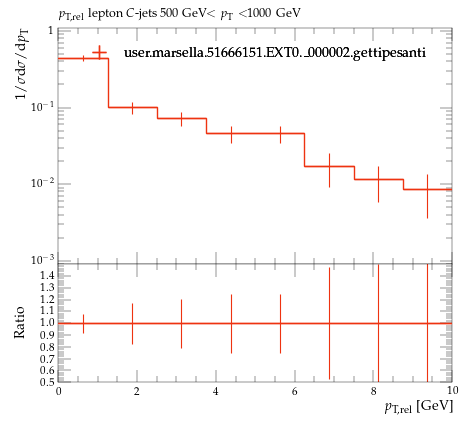

Here is the Python script that generated this plot:
#! /usr/bin/env python

# This Python script was auto-generated using YODA v2.0.2.
# Analysis object: /MC_HFDECAYS/avg_C_jet_l_pTrel_500_1000
# Timestamp: 24-07-2026 (16:40:05)

import matplotlib as mpl
import matplotlib.pyplot as plt
mpl.use('Agg') # comment out for interactive use
import os
import numpy as np

plotDir = os.path.split(os.path.realpath(__file__))[0]
if 'YODA_USER_PLOT_PATH' in globals():
    plot_outdir = globals()['YODA_USER_PLOT_PATH']
else:
    plot_outdir = plotDir

#plot style
plt.style.use(os.path.join(plotDir, '../default.mplstyle'))
# plot metadata
figW, figH = plt.rcParams['figure.figsize']
ax_xLabel = r'$p_\mathrm{T,rel}$ [GeV]'
ax_yLabel = r'$1/\sigma \mathrm{d}\sigma/\mathrm{d}p_\mathrm{T}$'
ax_title  = r'$p_\mathrm{T,rel}$ lepton $C$-jets 500 GeV$<p_\mathrm{T}<$1000 GeV'
ax_xScale = 'linear'
ax_yScale = 'log'
xLims = (0.0, 10.0)
yLims = (0.0009000000000000001, 1.1)

# TeX-friendly labels for the legend
labels = {
    'legend' : ([ r"user.marsella.51666151.EXT0.\_000002.gettipesanti" ], r""),
}

# Adjust canvas width and height
canvasW = 10.0
canvasH = 9.0
figW *= canvasW/10.
figH *= canvasH/9.

# Create figure and axis objects
fig, (ax, ratio0_ax) = plt.subplots(2, 1, sharex=True,
                  figsize=(figW,figH), gridspec_kw={'height_ratios': (6.0, 3.0)})

# Set figure margins
plt.subplots_adjust(
    left   = 1.0 * plt.rcParams['figure.subplot.left'],
    right  = 1.0 * plt.rcParams['figure.subplot.right'],
    top    = 1.0 * plt.rcParams['figure.subplot.top'],
    bottom = 1.0 * plt.rcParams['figure.subplot.bottom'])

ratio0_ax.yaxis.set_major_locator(mpl.ticker.MultipleLocator(0.1))
ratio0_ax.set_ylim(0.5, 1.4999)
ratio0_ax.set_ylabel('Ratio')

# the numerical data is stored in a separate file
dataf = dict()
prefix = os.path.split(__file__)[0]
if prefix:    prefix = prefix + '/'
exec(open(prefix+'avg_C_jet_l_pTrel_500_1000__data.py').read(), dataf)


legend_handles = dict() # keep track of handles for the legend

# style options for curves
# starts at zorder>=5 to draw curve on top of legend
styles = {
  'user.marsella.51666151.EXT0._000002.gettipesanti.yoda.gz': {
    'color' : '#EE3311',
    'linestyle' : '-',
    'linewidth' : 1,
    'marker' : 'none',
    'markersize' : 2,
    'capsize' : 0.0,
    'zorder' : 5,
    'histstyle' : 1,
    'drawstyle' : 'steps-pre',
    'xerrorbars' : 1,
    'yerrorbars' : 1,
    'fillcolor' : None,
    'fillopacity' : 1.0,
    'ratio0_linestyle' : '-',
    'ratio0_linewidth' : 1,
    'ratio0_marker' : 'none',
    'ratio0_markersize' : 2,
    'ratio0_capsize' : 0.0,
    'ratio0_zorder' : 5,
    'ratio0_histstyle' : 1,
    'ratio0_drawstyle' : 'steps-pre',
    'ratio0_xerrorbars' : 1,
    'ratio0_yerrorbars' : 1,
  },
}

# curve from input yoda files in main panel
for label, yvals in dataf['yvals'].items():
    if all(np.isnan(v) for v in dataf['yvals'][label]):
        continue
    tmp = None
    if styles[label]['histstyle']: # draw as histogram
        xpos = dataf['xedges'][label] if styles[label]['drawstyle'] else dataf['xpoints'][label]
        ypos = np.insert(yvals, 0, yvals[0]) if styles[label]['drawstyle'] else yvals
        if styles[label]['fillcolor']: # fill area below curve
            ax.fill_between(xpos, ypos, step='pre',
                            color=styles[label]['fillcolor'],
                            alpha=styles[label]['fillopacity'])
        tmp, = ax.plot(xpos, ypos,
                       color=styles[label]['color'],
                       linestyle=styles[label]['linestyle'],
                       linewidth=styles[label]['linewidth'],
                       drawstyle=styles[label]['drawstyle'], solid_joinstyle='miter',
                       zorder=styles[label]['zorder'], label=label)
    tmp = ax.errorbar(dataf['xpoints'][label], yvals,
                      xerr=np.array(dataf['xerrs'][label])*styles[label]['xerrorbars'],
                      yerr=np.array(dataf['yerrs'][label])*styles[label]['yerrorbars'],
                      fmt=styles[label]['marker'], capsize=styles[label]['capsize'],
                      markersize=styles[label]['markersize'],
                      ecolor=styles[label]['color'],
                      color=styles[label]['color'], zorder=styles[label]['zorder'])
    tmp[-1][0].set_linestyle(styles[label]['linestyle'])
    tmp[-1][0].set_linewidth(styles[label]['linewidth'])
    if label in dataf['add_legend_handle']:  legend_handles[label] = tmp
    for varLabel in dataf['variation_yvals'].keys():
        if varLabel.startswith(label):
            tmp, = ax.plot(dataf['xedges'][label], dataf['variation_yvals'][varLabel],
                           color=styles[label]['color'],
                           linestyle=styles[label]['linestyle'],
                           linewidth=styles[label]['linewidth'],
                           drawstyle='steps-pre', solid_joinstyle='miter',
                           zorder=styles[label]['zorder'], alpha=0.5)


# plots on ratio panel
# curve from input yoda files in ratio panel
for label, yvals in dataf['ratio0_yvals'].items():
    if all(np.isnan(v) for v in yvals):
        continue
    if styles[label]['ratio0_histstyle']: # plot as histogram
        xpos = dataf['xedges']['user.marsella.51666151.EXT0._000002.gettipesanti.yoda.gz'] if styles[label]['ratio0_drawstyle'] else dataf['xpoints']['user.marsella.51666151.EXT0._000002.gettipesanti.yoda.gz']
        ypos = np.insert(yvals, 0, yvals[0]) if styles[label]['ratio0_drawstyle'] else yvals
        ratio0_ax.plot(xpos, ypos,
                       color=styles[label]['color'],
                       linewidth=styles[label]['linewidth'],
                       linestyle=styles[label]['ratio0_linestyle'],
                       drawstyle=styles[label]['ratio0_drawstyle'], zorder=styles[label]['zorder'],
                       solid_joinstyle='miter')
    tmp = ratio0_ax.errorbar(dataf['xpoints']['user.marsella.51666151.EXT0._000002.gettipesanti.yoda.gz'], yvals,
                             xerr=np.array(dataf['ref_xerrs'])*styles[label]['ratio0_xerrorbars'],
                             yerr=np.array(dataf['ratio0_yerrs'][label])*styles[label]['ratio0_yerrorbars'],
                             fmt=styles[label]['ratio0_marker'], capsize=styles[label]['ratio0_capsize'],
                             markersize=styles[label]['ratio0_markersize'],
                             ecolor=styles[label]['color'],
                             color=styles[label]['color'])
    tmp[-1][0].set_linestyle(styles[label]['ratio0_linestyle'])
    tmp[-1][0].set_linewidth(styles[label]['ratio0_linewidth'])

    for varlabel in dataf['ratio0_variation_vals'].keys():
        if varlabel.startswith(label):
            ratio0_ax.plot(dataf['xedges']['user.marsella.51666151.EXT0._000002.gettipesanti.yoda.gz'],
                            dataf['ratio0_variation_vals'][varlabel],
                            color=styles[label]['color'],
                            linestyle=styles[label]['linestyle'],
                            linewidth=styles[label]['linewidth'],
                            drawstyle='steps-pre', solid_joinstyle='miter',
                            zorder=1, alpha=0.5)

legend_items = list(legend_handles.values())
ax.add_artist(ax.legend(legend_items,
                        labels['legend'][0],
                        title=labels['legend'][1],
                        alignment='left',
                        loc='upper center',
                        bbox_to_anchor=(0.5, 0.97)))

# set plot metadata as defined above
ratio0_ax.set_xlabel(ax_xLabel)
ratio0_ax.xaxis.set_label_coords(1., -0.15)
ax.set_ylabel(ax_yLabel, ha='right', va='top')
ax.yaxis.set_label_coords(-0.11, 1.0)
ax.set_title(ax_title, loc='left')
ax.set_xscale(ax_xScale)
ax.set_yscale(ax_yScale)
ax.set_xlim(xLims)
ax.set_ylim(yLims)

# tick formatting
plt.rcParams['xtick.top'] = True
plt.rcParams['ytick.right'] = True
ax.yaxis.set_major_locator(mpl.ticker.LogLocator(base=10.0, numticks=np.inf))
ax.yaxis.set_minor_locator(mpl.ticker.LogLocator(
                           base=10.0, subs=np.arange(0.1, 1, 0.1), numticks=np.inf))
fig.align_ylabels((ax, ratio0_ax))
plt.savefig(os.path.join(plot_outdir, 'avg_C_jet_l_pTrel_500_1000.pdf'), format='PDF')
plt.savefig(os.path.join(plot_outdir, 'avg_C_jet_l_pTrel_500_1000.png'), format='PNG')

plt.close(fig)
